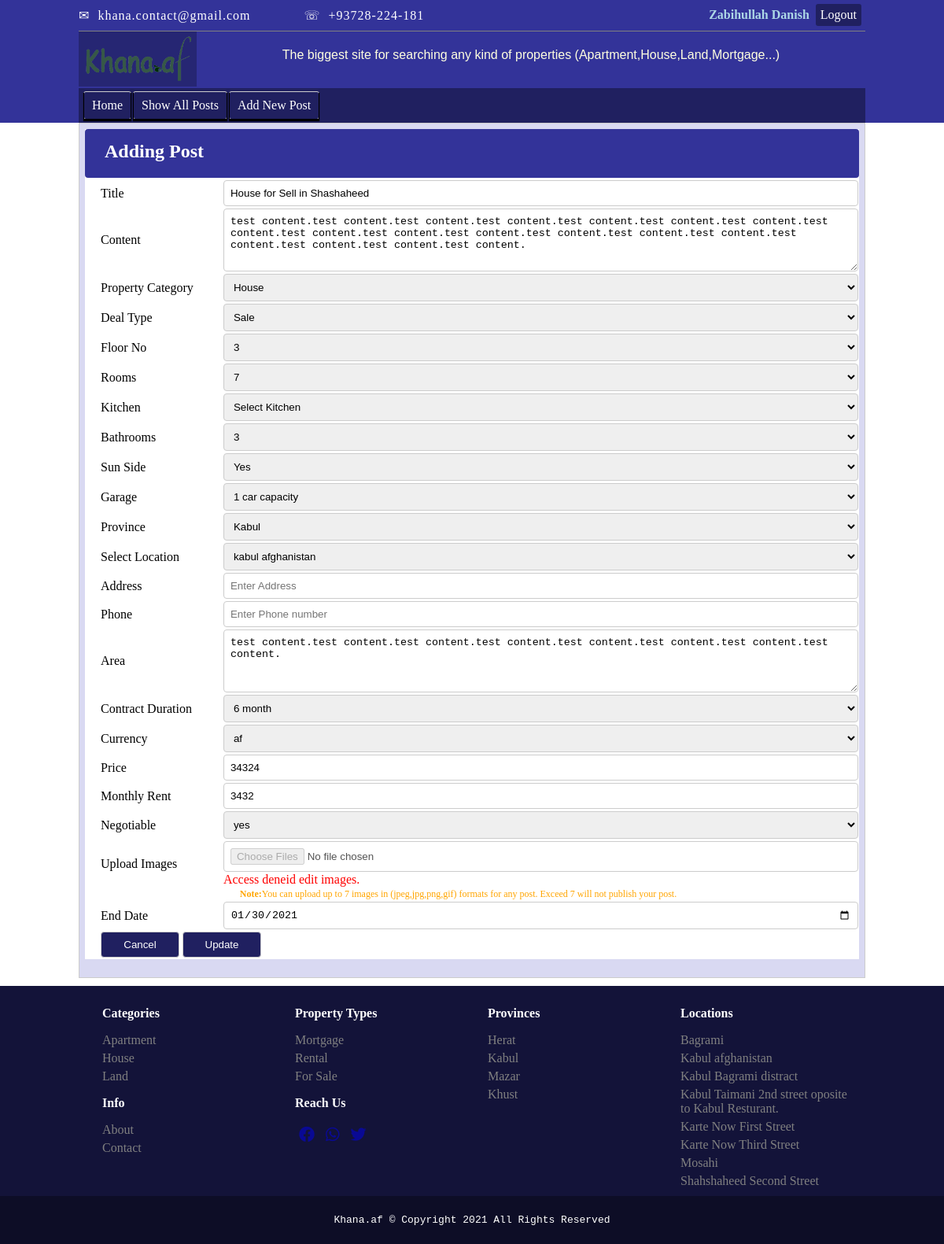
/postmgmt/addNewPost.php?edit=271 (signed in), run on the app's committed database.
### tables this page shows
CREATE TABLE IF NOT EXISTS `post` (
  `pid` bigint(20) NOT NULL AUTO_INCREMENT,
  `title` varchar(256) DEFAULT NULL,
  `content` varchar(1000) DEFAULT NULL,
  `category` varchar(100) DEFAULT NULL,
  `deal_type` varchar(100) DEFAULT NULL,
  `floor` varchar(50) DEFAULT NULL,
  `rooms` varchar(50) DEFAULT NULL,
  `kitchen` varchar(100) NOT NULL,
  `bathrooms` varchar(255) DEFAULT NULL,
  `sun_side` varchar(100) DEFAULT NULL,
  `garage` varchar(100) DEFAULT NULL,
  `province` varchar(255) DEFAULT NULL,
  `location` varchar(300) DEFAULT NULL,
  `address` varchar(255) DEFAULT NULL,
  `phone` varchar(20) DEFAULT NULL,
  `area` varchar(500) DEFAULT NULL,
  `contract_duration` varchar(150) DEFAULT NULL,
  `currency` varchar(10) DEFAULT NULL,
  `price` int(100) DEFAULT NULL,
  `monthly_rent` int(100) DEFAULT NULL,
  `negotiable` varchar(100) DEFAULT NULL,
  `create_date` date DEFAULT NULL,
  `end_date` date DEFAULT NULL,
  `user_id` int(11) NOT NULL,
  `status` int(10) DEFAULT 1,
  PRIMARY KEY (`pid`)
);

### config/path.php (called while the page is built)
<?php
function baseUrl($path = ''){
    $basePath = 'http://localhost:8080/property/';
    if($path != ''){
      $basePath = $basePath.$path;
    }
    return $basePath;
}
?>

### config/updatePost.php (called while the page is built, shortened)
<?php
  if(isset($_GET['edit'])){
    $pid = $_GET['edit'];
    $update = true;
    $sql = "SELECT * FROM post WHERE pid = $pid";
    $query = mysqli_query($con,$sql);
    $row = mysqli_fetch_assoc($query);
    $title_update = $row['title'];
    $content_update = $row['content'];
    $category_update = $row['category'];
    $deal_type_update = $row['deal_type'];
    $floor_update = $row['floor'];
    $rooms_update = $row['rooms'];
    $kitchen_update = $row['kitchen'];
    $bathrooms_update = $row['bathrooms'];
    $sun_side_update = $row['sun_side'];
    $garage_update = $row['garage'];
    $province_update = $row['province'];
    $location_update = $row['location'];
    $address_update = $row['address'];
    $phone_update = $row['phone'];
    $area_update = $row['area'];
    $contract_duration_update = $row['contract_duration'];
    $currency_update = $row['currency'];
    $price_update = $row['price'];
    $monthly_rent_update = $row['monthly_rent'];
    $negotiable_update = $row['negotiable'];
    $end_date_update = $row['end_date'];
  }
 ?>

### postmgmt/addNewPost.php (the view, shortened to what this page needs)
<?php
  require '../config/loader.php';
  require '../config/updatePost.php';
  $errors = array();
 ?>
  <head>
    <link rel="stylesheet" href="<?=baseUrl('dist/css/addNewPost.css'); ?>">
  </head>
<?php require '../templates/header1_temp.php';?>
  <div class="section">
    <div class="sub-section">
      <form name="add_post" action="#" method="POST" enctype="multipart/form-data">
        <table class="addpost_table">
          <tr>
            <td class="table_title" colspan="2"><h2>Adding Post</h2></td>
          </tr>
          <tr>
            <td colspan="2"><input type="hidden" name="id" value="<?php echo $pid; ?>" /></td>
          </tr>
          <tr>
            <td><label for="title">Title</label></td>
            <td><input style="<?php if(!empty($errors[1])) echo "border:1px solid red;" ?>" type="text" name="title" placeholder="Enter post title." value="<?php if(isset($_POST['title'])) echo $_POST['title'];echo $title_update; ?>" required /></td>
          </tr>
          <tr>
            <td><label for="content">Content</label></td>
            <td><textarea style="<?php if(!empty($errors[2])) echo "border:1px solid red; "; ?>" name="content" rows="4" cols="80" placeholder="Enter complete information for the post"><?php if(isset($_POST['content'])) echo $_POST['content'];echo $content_update; ?></textarea></td>
          </tr>
          <tr>
            <td><label for="category">Property Category</label></td>
            <td><select style="<?php if(!empty($errors['3'])) echo "border:1px solid red;" ?>" class="category" name="category"">
                <?php
                echo "<option>".ucfirst($category_update)."</option>";
                 ?>
              </select>
            </td>
          </tr>
          <tr>
            <td><label for="dtype">Deal Type</label></td>
            <td><select style="<?php if(!empty($errors['4'])) echo "border:1px solid red;" ?>" name="deal_type">
                <?php
                echo "<option>".ucfirst($deal_type_update)."</option>";
                ?>
            </select></td>
          </tr>
          <tr>
            <td><label for="floor">Floor No</label></td>
            <td>
              <select style="<?php if(!empty($errors['5'])) echo "border:1px solid red;" ?>" name="floor">
                  <?php
                  echo "<option>".ucfirst($floor_update)."</option>";
                  ?>
              </select>
            </td>
          </tr>
          <tr>
            <td><label for="rooms">Rooms</label></td>
            <td>
              <select style="<?php if(!empty($errors['6'])) echo "border:1px solid red;" ?>" class="" name="rooms">
                <?php
                echo "<option>".$rooms_update."</option>";
                ?>
              </select>
            </td>
          </tr>
          <tr>
            <td><label for="kitchen">Kitchen</label></td>
            <td>
              <select style="<?php if(!empty($errors[23])) echo "border:1px solid red;"; ?>" name="kitchen">
                  <?php echo "<option>".$kitchen_update."</option>"; ?>
              </select>
            </td>
          </tr>
          <tr>
            <td><label for="bathrooms">Bathrooms</label></td>
            <td>
              <select style="<?php if(!empty($errors[18])) echo "border:1px solid red;"; ?>" name="bathrooms">
                <?php if(isset($_POST['bathrooms'])) echo  "<option>".$_POST['bathrooms']."</option";
                echo "<option>".$bathrooms_update."</option>";
                ?>
              </select>
            </td>
          </tr>
          <tr>
            <td>
              <label for="sun_side">Sun Side</label>
            </td>
            <td>
              <select style="<?php if(!empty($errors['7'])) echo "border:1px solid red;" ?>" name="sun_side">
                  <?php
                  echo "<option>".ucfirst($sun_side_update)."</option>";
                  ?>
              </select>
            </td>
          </tr>
          <tr>
            <td><label for="garage">Garage</label></td>
            <td>
              <select style="<?php if(!empty($errors[19])) echo "border:1px solid red;"; ?>" name="garage">
                <?php if(isset($_POST['garage'])) echo "<option>".$_POST['garage']."</option>";
                echo "<option>".ucfirst($garage_update)."</option>";
                ?>
              </select>
            </td>
          </tr>
          <tr>
            <td><label for="province">Province</label></td>
            <td>
              <select style="<?php if(!empty($errors[20])) echo "border:1px solid red;"; ?>" name="province">
                <?php
                  echo "<option>".ucfirst($province_update)."</option>";
                 ?>
              </select>
            </td>
          </tr>
          <tr>
            <td><label for="location">Select Location</td>
            <td>
              <select style="<?php if(!empty($errors[8])) echo "border:1px solid red;" ?>" name="location">
                <?php
                echo "<option>".$location_update."</option>";
                 ?>
              </select>
            </td>
          </tr>
          <tr>
            <td><label for="address">Address</label></td>
            <td>
              <input style="<?php if(!empty($errors[21])) echo "border:1px solid red;"; ?>" value="<?php if(isset($_POST['address'])) echo $_POST['address'];echo $address_update; ?>" type="text" name="address" placeholder="Enter Address" />
            </td>
          </tr>
          <tr>
            <td><label for="phone">Phone</label></td>
            <td><input style="<?php if(!empty($errors[22])) echo "border:1px solid red;"; ?>" type="number" name="phone" value="<?php if(isset($_POST['phone'])) echo $_POST['phone'];echo $phone_update; ?>" placeholder="Enter Phone number"></td>
          </tr>
          <tr>
            <td><label for="area">Area</label></td>
            <td><textarea style="<?php if(!empty($errors[9])) echo "border:1px solid red;" ?>" name="area" rows="4" cols="80" placeholder="Enter from four side srounded by..."><?php if(isset($_POST['area'])) echo $_POST['area'];echo $area_update; ?></textarea></td>
          </tr>
          <tr>
            <td><label for="contract_duration">Contract Duration</label></td>
            <td>
              <select style="<?php if(!empty($errors[10])) echo "border:1px solid red;" ?>" name="contract_duration">
                  <option><?php echo $contract_duration_update; ?></option>
              </select>
            </td>
          </tr>
          <tr>
            <td><label for="currency">Currency</label></td>
            <td>
              <select style="<?php if(!empty($errors[11])) echo "border:1px solid red;" ?>" class="currency" name="currency">
                  <option><?php echo $currency_update; ?></option>
              </select>
            </td>
          </tr>
          <tr>
            <td><label for="price">Price</label></td>
            <td><input style="<?php if(!empty($errors[12])) echo "border:1px solid red;" ?>" type="number" name="price" value="<?php
            if(isset($_POST['price'])) echo $_POST['price'];
            echo $price_update;
             ?>" placeholder="Enter price..." /></td>
          </tr>
          <tr>
            <td><label for="monthly_rent">Monthly Rent</label></td>
            <td><input style="<?php if(!empty($errors[13])) echo "border:1px solid red;" ?>" type="number" name="monthly_rent" value="<?php
            if(isset($_POST['monthly_rent'])) echo $_POST['monthly_rent'];
            echo $monthly_rent_update;
            ?>" placeholder="Enter rent..." /></td>
          </tr>
          <tr>
            <td><label for="negotiable">Negotiable</label></td>
            <td>
              <select style="<?php if(!empty($errors[14])) echo "border:1px solid red;" ?>" name="negotiable">
                  <option><?php echo $negotiable_update; ?></option>
              </select>
            </td>
          </tr>
          <tr>
            <td><label for="img">Upload Images</label></td>
            <td><input style="<?php
            if(!empty($errors[16])){
              echo "border:1px solid red;";
            }
            if(!empty($errors[15])){
              echo "border:1px solid red;";
            }
            ?>" type="file" name="files[]" <?php if($pid == 0){
            }else{
              echo "disabled";
            }
            ?> multiple />
            <?php if($pid == 0){
            }else{
              echo "<span style='color:red;'>Access deneid edit images.</span>";
            }
            ?>
            </td>
          </tr>
          <tr>
            <td colspan = "2" style="padding-left:20%;"><span style="text-align:center;color:orange;font-size:12px;"><strong>Note:</strong>You can upload up to 7 images in (jpeg,jpg,png,gif) formats for any post. Exceed 7 will not publish your post.</span></td>
          </tr>
          <tr>
            <td><label for="end_date">End Date</label></td>
            <td><input style="<?php if(!empty($errors[17])) echo "border:1px solid red;"; ?>" type="date" name="end_date"
              value="<?php
            if(isset($_POST['end_date'])) echo $_POST['end_date'];
            echo $end_date_update;
             ?>" /></td>
          </tr>
          <tr>
            <td id="submit" colspan="2">
              <input class="submit" type="reset" name="cancel" value="Cancel" />
              <?php if($update == true): ?>
              <input class="submit" type="submit" name="update" value="Update">
              <?php else: ?>
              <input class="submit" type="submit" name="submit" value="Post" />
            <?php endif; ?>
            </td>
          </tr>
        </table>
      </form>
    </div>
  </div>
  <?php require '../templates/footer_temp.php';?>

### data on the page
post: title "House for Sell in Shashaheed", content "test content.test content.test content.test content.test content.test content.test content.test content.test content.test content.test content.test content.test content.test content.test content.test content.test content.test content.", category "House", deal_type "Sale", floor "3", rooms "7", kitchen "Select Kitchen", bathrooms "3", sun_side "Yes", garage "1 car capacity", province "Kabul", location "kabul afghanistan", area "test content.test content.test content.test content.test content.test content.test content.test content.", contract_duration "6 month", currency "af", price "34324", monthly_rent "3432", negotiable "yes", end_date "01/30/2021"

### other printed values
$_SESSION['fname'] "Zabihullah"
$_SESSION['lname'] "Danish"
$row['province'] "Herat"
$row['province'] "Kabul"
$row['province'] "Mazar"
$row['province'] "Khust"
$row['location'] "Bagrami"
$row['location'] "Kabul afghanistan"
$row['location'] "Kabul Bagrami distract"
$row['location'] "Kabul Taimani 2nd street oposite to Kabul Resturant."
$row['location'] "Karte Now First Street"
$row['location'] "Karte Now Third Street"
$row['location'] "Mosahi"
$row['location'] "Shahshaheed Second Street"
